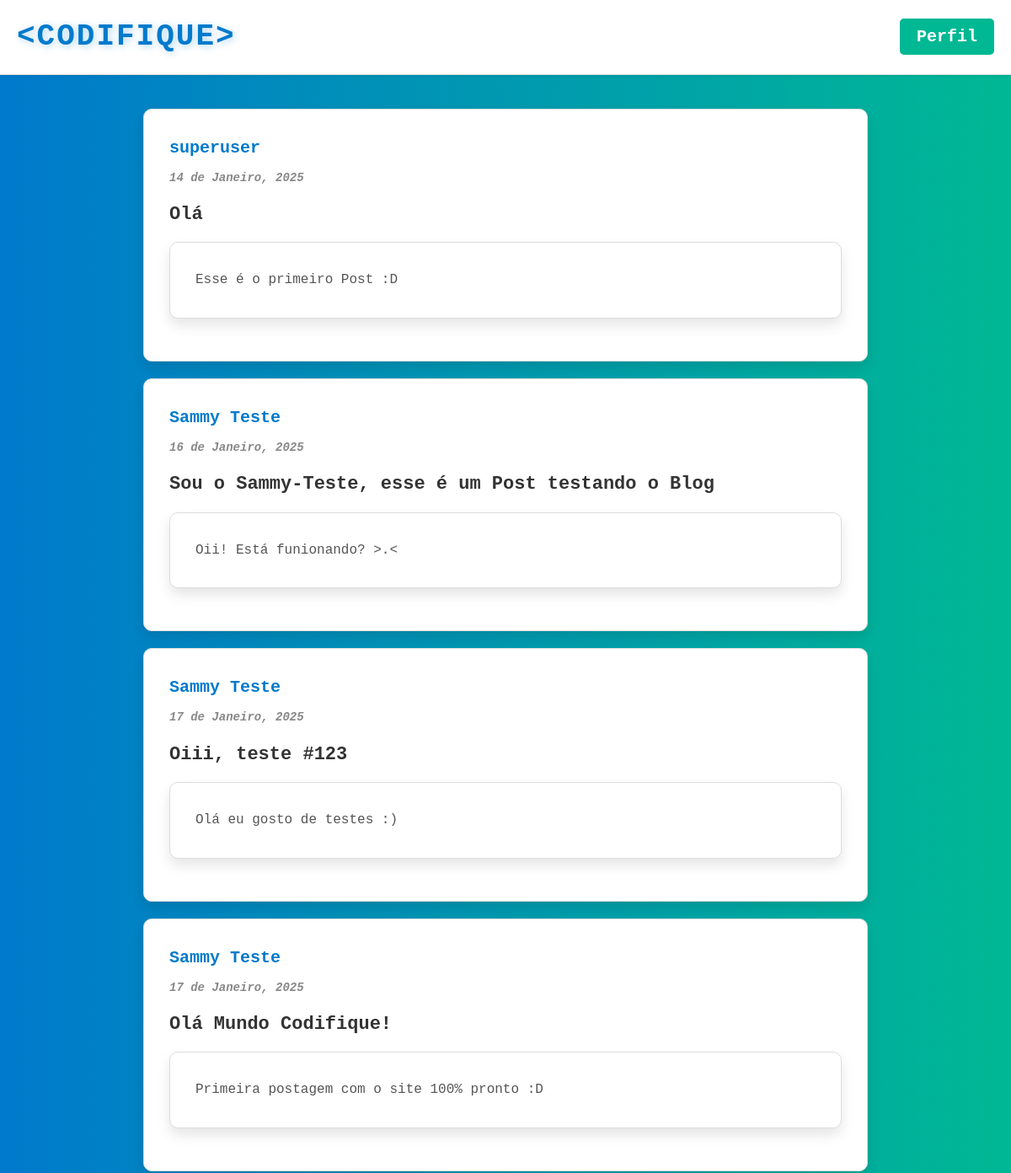
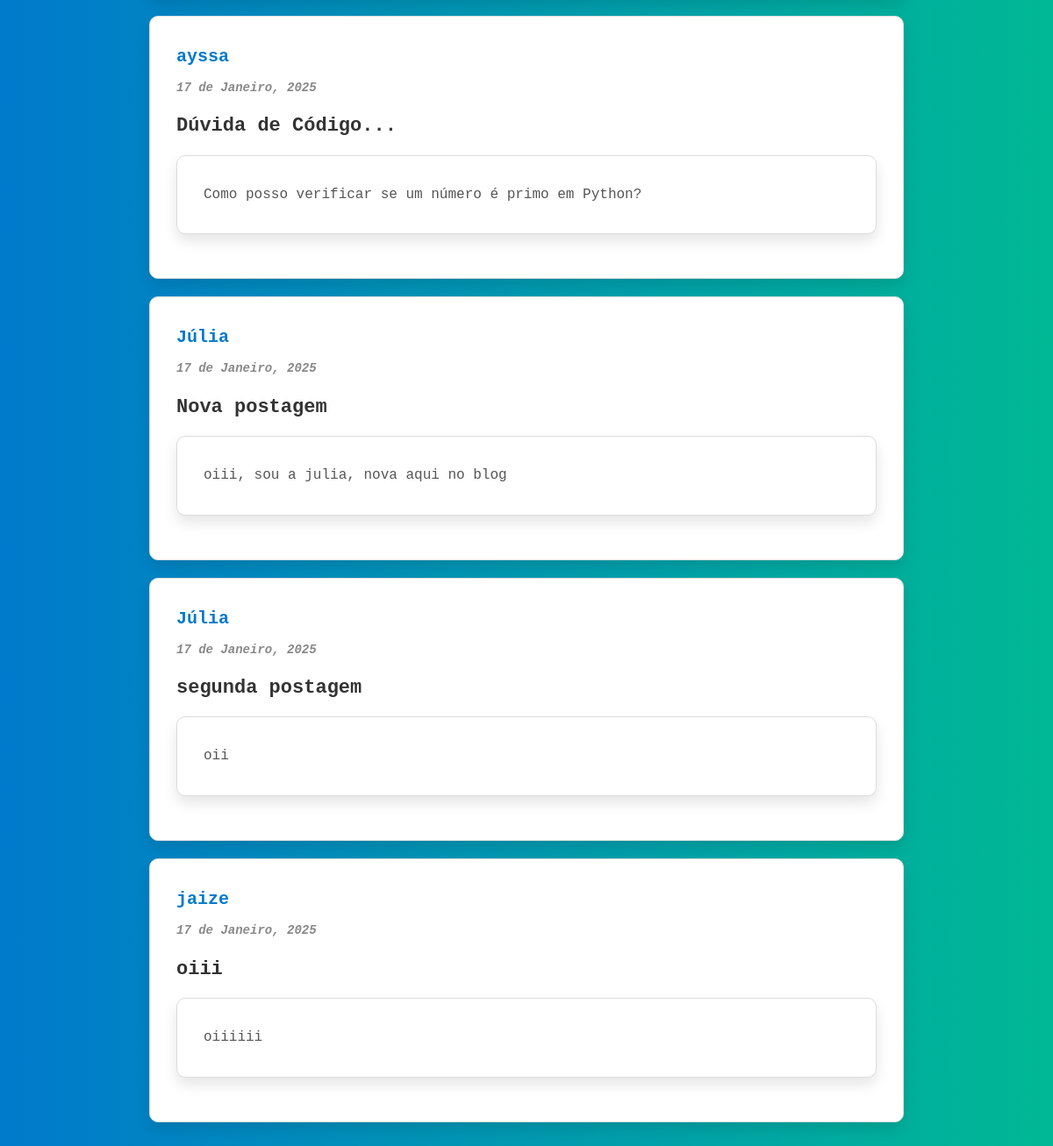
/home/, run on the app's committed database (2 pictures, top to bottom).
### blog/models.py (models this page shows, shortened)
class Post(models.Model):
    title = models.CharField(max_length=100)
    content = models.TextField()
    date_posted = models.DateTimeField(default=timezone.now)
    author = models.ForeignKey(User, on_delete=models.CASCADE)

### blog/views.py (the view)
# urls.py: path('home/', views.home),
def home(request):
    context = {
        'posts': Post.objects.all()
    }
    return render(request, 'blog/home.html', context)

### blog/templates/blog/home.html (shortened to what this page needs)
{% extends 'blog/base.html' %}
{% block content %}
{% load static %}
<nav>
    <ul class="Logo">
        <li class="codifique">
            <a href="/home">&lt;CODIFIQUE&gt;</a>
        </li>
    </ul>
    <div class="dropdown">
        <button class="dropbtn">Perfil</button>
    </div>
</nav>
<div class="posts">
    {% for post in posts %}
    <div class="post">
        <a href="{% url 'post_details' post.pk %}">
        <h1 class="autor">{{ post.author }}</h1>
        <h5>{{ post.date_posted|date:"j \d\e F, Y" }}</h5>
        <h3>{{ post.title }}</h3>
        <p class="post">{{ post.content }}</p>
        </a>
    </div>
    {% endfor %}
</div>
{% endblock %}

### blog/static/blog/styles.css (style rules this page uses)
* { margin: 0; padding: 0; box-sizing: border-box; }
:root { --primary-blue: #007acc; --primary-green: #00b894; --secondary-orange: #ff9800; --text-dark: #333; --text-light: #555; --text-muted: #888; --background-light: #ffffff; --box-shadow-light: 0 2px 4px rgba(0, 0, 0, 0.05); --box-shadow-medium: 0 8px 15px rgba(0, 0, 0, 0.1); --box-shadow-hover: 0 12px 25px rgba(0, 0, 0, 0.2); --gradient-bg: linear-gradient(to right, var(--primary-blue), var(--primary-green)); --font-family-mono: 'Fira Code', monospace; }
body { font-family: var(--font-family-mono); background: var(--gradient-bg); background-size: cover; background-attachment: fixed; color: var(--text-dark); line-height: 1.6; overflow-x: hidden; display: flex; flex-direction: column; height: 100%; }
a { text-decoration: none; }
nav { display: flex; justify-content: space-between; align-items: center; background-color: var(--background-light); padding: 15px 20px; border-bottom: 1px solid #ddd; box-shadow: var(--box-shadow-light); }
nav .Logo .codifique a { color: var(--primary-blue); font-size: 36px; font-weight: bold; letter-spacing: 2px; text-shadow: 2px 2px 8px rgba(0, 122, 204, 0.3); transition: color 0.3s, transform 0.3s; }
nav .dropdown { position: relative; display: inline-block; margin-left: auto; }
nav .dropbtn { background-color: var(--primary-green); font-family: var(--font-family-mono); font-weight: 600; color: var(--background-light); padding: 10px 20px; font-size: 20px; border: none; border-radius: 5px; cursor: pointer; transition: background-color 0.3s, transform 0.2s; }
.posts { max-width: 900px; margin: 40px auto; padding: 0 20px; }
.post { background: var(--background-light); margin-bottom: 30px; padding: 30px; border-radius: 10px; box-shadow: var(--box-shadow-medium); border: 1px solid #ddd; transition: transform 0.3s, box-shadow 0.3s, background-color 0.3s; animation: slideIn 0.4s ease-in-out; }
.post h1.autor { font-size: 20px; color: var(--primary-blue); margin-bottom: 8px; font-weight: 600; }
.post h5 { font-size: 14px; color: var(--text-muted); margin-bottom: 15px; font-style: italic; }
.post h3 { color: var(--text-dark); font-size: 22px; font-weight: bold; transition: color 0.3s; }
.post p { font-size: 16px; color: var(--text-light); margin-top: 15px; line-height: 1.8; }
.post { margin-bottom: 20px; }
body { font-family: 'Fira Code', monospace; background: linear-gradient(to right, #007acc, #00b894); background-size: cover; background-attachment: fixed; color: #333; line-height: 1.6; overflow-x: hidden; display: flex; flex-direction: column; }
nav { display: flex; justify-content: space-between; align-items: center; background-color: #ffffff; padding: 15px 20px; border-bottom: 1px solid #ddd; box-shadow: 0 2px 4px rgba(0, 0, 0, 0.05); }
nav .Logo { list-style: none; }
nav .Logo .codifique a { text-decoration: none; color: #007acc; font-size: 36px; font-weight: bold; letter-spacing: 2px; transition: color 0.3s, transform 0.3s; text-shadow: 2px 2px 8px rgba(0, 122, 204, 0.3); }
nav .dropbtn { background-color: #00b894; font-family: 'Fira Code', monospace; font-weight: 600; color: white; padding: 10px 20px; font-size: 20px; border: none; border-radius: 5px; cursor: pointer; transition: background-color 0.3s, transform 0.2s; }

### data on the page
Post: author "superuser", date_posted "14 de Janeiro, 2025", title "Olá", content "Esse é o primeiro Post :D"
Post: author "Sammy Teste", date_posted "16 de Janeiro, 2025", title "Sou o Sammy-Teste, esse é um Post testando o Blog", content "Oii! Está funionando? >.<"
Post: author "Sammy Teste", date_posted "17 de Janeiro, 2025", title "Oiii, teste #123", content "Olá eu gosto de testes :)"
Post: author "Sammy Teste", date_posted "17 de Janeiro, 2025", title "Olá Mundo Codifique!", content "Primeira postagem com o site 100% pronto :D"
Post: author "ayssa", date_posted "17 de Janeiro, 2025", title "Dúvida de Código...", content "Como posso verificar se um número é primo em Python?"
Post: author "Júlia", date_posted "17 de Janeiro, 2025", title "Nova postagem", content "oiii, sou a julia, nova aqui no blog"
Post: author "Júlia", date_posted "17 de Janeiro, 2025", title "segunda postagem", content "oii"
Post: author "jaize", date_posted "17 de Janeiro, 2025", title "oiii", content "oiiiiii"
